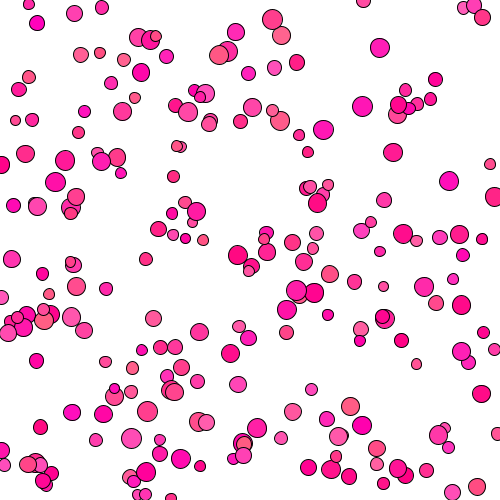
Frame 1 (no input)
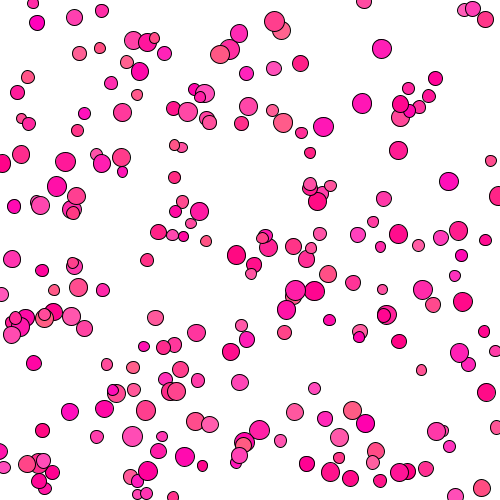
Frame 60 (the mouse pressed at the canvas centre just before this capture)
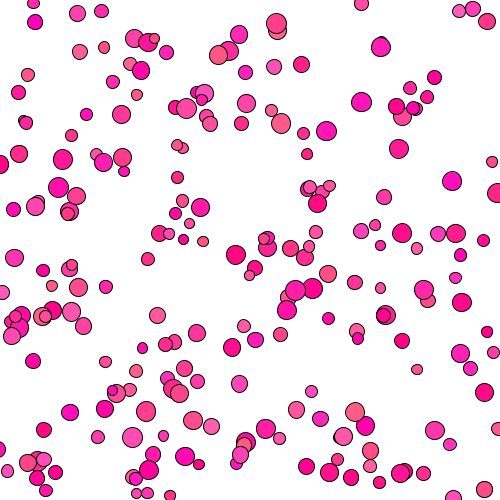
Frame 120 (the mouse held since frame 60 and released just before this capture)

The Processing sketch that drew these frames (run headless with seeded random() and noise(); from frame 60 on, the mouse is pressed at the canvas centre):

// Processing sketch: processing_168462
// ── processing_168462.pde

//Changing colors and sizes

Cell[] myCells = new Cell[229]; //declare and create

void setup(){
 size(500, 500);
for(int i = 0; i<myCells.length; i++){   //assign
myCells[i] = new Cell();
}
}

void draw(){
  background(255);
  for(int i = 0; i<myCells.length; i++){
 myCells[i].display();
 myCells[i].update(); 
  }
}
//creating a class

class Cell{
  
  float xlocation;    //declare variables
  float ylocation;
  float dia;
  boolean isseed;     //why?????
  float cellred, cellgreen, cellblue;
  float lineweight; 
  

  Cell(){           //constructing the class
  xlocation = random(0, 500);   // assign values = define
  ylocation = random(0,500);
  dia = random(10, 20);
  isseed = false;
  cellred = random(255, 100);    //random values to change color
  cellgreen = random(0, 100) ;
  cellblue = random(130, 190);
  lineweight = 0.5;
  }
  
  void display(){
    stroke(lineweight);   //creating functions
    fill(cellred, cellgreen, cellblue);
    ellipse(xlocation, ylocation, dia, dia);

  }
  
  void update(){
    xlocation = xlocation+random(-0.5, 0.5);  //changing random values the direction and speed can be changed
    ylocation = ylocation+random(-0.5, 0.5);  
    }
     
}
